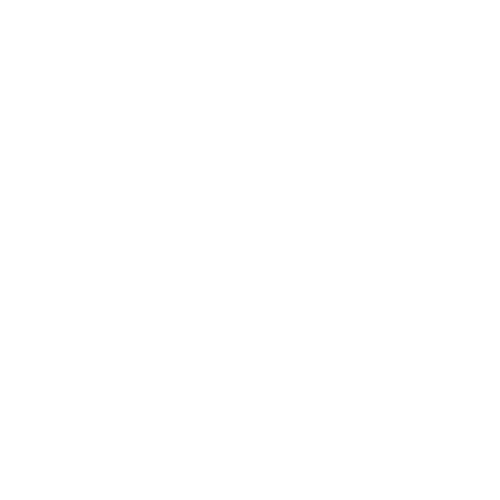
Frame 1 (no input)
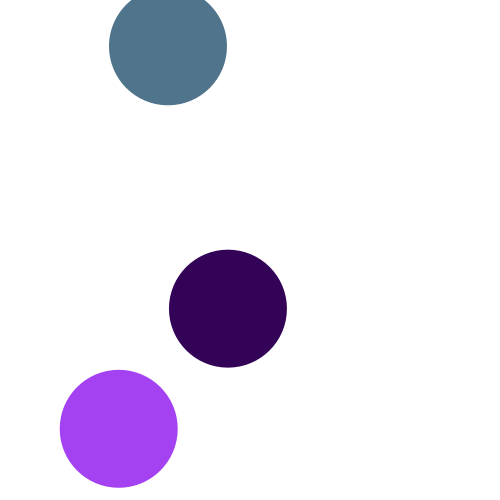
Frame 60 (the mouse pressed at the canvas centre just before this capture)
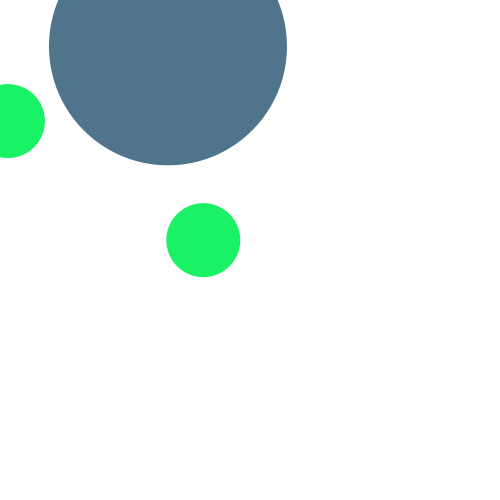
Frame 120 (the mouse held since frame 60 and released just before this capture)

The Processing sketch that drew these frames (run headless with seeded random() and noise(); from frame 60 on, the mouse is pressed at the canvas centre):

// Processing sketch: processing_170366
// ── processing_170366.pde

Ball[] balls = new Ball[3];

void setup()
{
  size(500, 500);
  background(255);
  for (int i = 0; i < balls.length; i++)
  {
    balls[i] = new Ball();
  }
}

void draw()
{
  background(255);
  for (int i = 0; i < balls.length; i++)
  {
    balls[i].display();
  }

  for (int k = 0; k < balls.length; k ++)
  {
    for (int a = 0; a < balls.length; a ++)
    {
      if (k != a)
      {
        if (balls[k].collide(balls[a]))
        {
          balls[k].changeColor(balls[a]);
          balls[k].reset();
          balls[a].reset();
        }
      }
    }
  }
  
  for (int j = 0; j < balls.length; j++)
  {
    balls[j].grow();
  }
}

class Ball
{
  color c = color(random(0, 255), random(0, 255), random(0, 255));
  float xpos = random(0, width);
  float ypos = random(0, height);
  float r = 0;
  float grow = 1;

  Ball()
  {
  }

  void display()
  {
    noStroke();
    fill(c);
    ellipse(xpos, ypos, r*2, r*2);
  }

  void grow()

  {
    r = r + grow;
  }

  boolean collide(Ball b)
  {
    float distance = 0;
    distance = dist(xpos, ypos, b.xpos, b.ypos);
    if (distance < r + b.r)
    {
      return true;
    } else
    {

      return false;
    }
  }

  void changeColor(Ball a)
  {
    c = color(random(0, 255), random(0, 255), random(0, 255));
    a.c = c;
  }

  void reset()
  {

    xpos = random(0, width);
    ypos = random(0, height);
    r = 0;
  }
}
